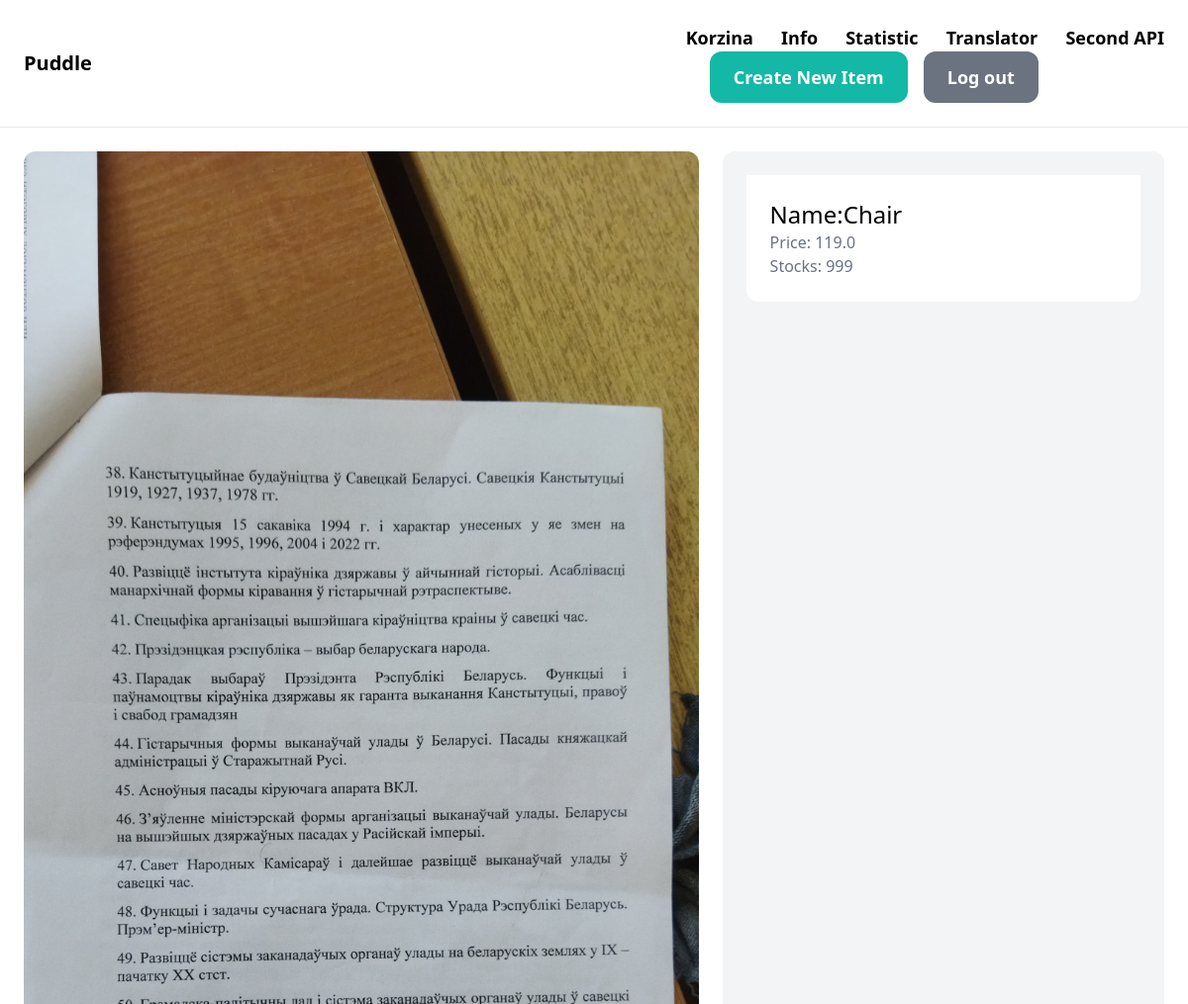
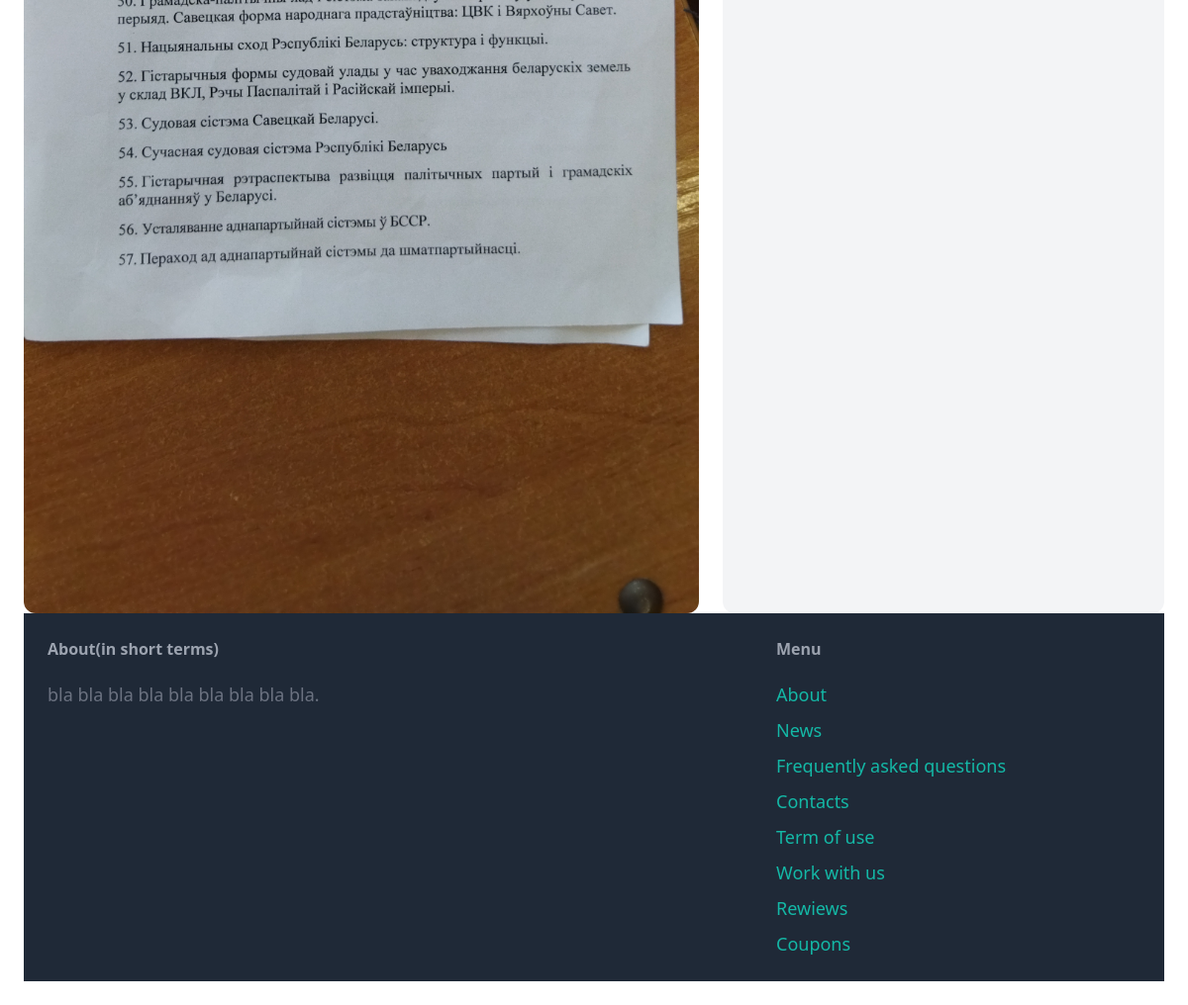
The page /create/1/ (signed in) on the database its author committed (2 pictures, top to bottom).
### toys/models.py (models this page shows, shortened)
class Product(models.Model):
    id = models.AutoField(primary_key=True)
    name=models.CharField(max_length=200)
    product_code = models.CharField(max_length=50)
    price=models.FloatField(null=False, blank=False)
    image=models.ImageField(upload_to='product_images/',blank=True,null=True,default='product_images/FCxARCPWYAEi9ux.jpg')
    status=models.CharField(max_length=100)
    product_type_id = models.ForeignKey(ProductType, on_delete=models.CASCADE)
    amount=models.IntegerField(null=True)

### toys/views.py (the view)
# urls.py: path('create/<int:id>/',create_toy_detail,name='create_toy_detail'),
def create_toy_detail(request, id):
    toy=get_object_or_404(Product,pk=id)
    return render(request, 'toys/toys_detail.html',{'toy':toy,'request':request})

### toys/templates/toys/toys_detail.html (shortened to what this page needs)
{% extends 'core/base.html' %}
{% block content %}
<div class="grid grid-cols-5 gap-6">
    <div class="col-span-3">
        <img src="{{ toy.image.url }}" class="rounded-xl">
    </div>
    <div class="col-span-2 p-6 bg-gray-100 rounded-xl">
        <div class="p-6 bg-white rounded-b-xl">
                            <h2 class="text-2xl">Name:{{ toy.name }}</h2>
                            <p class="text-gray-500">Price: {{ toy.price }}</p>
                            <p class="text-gray-500">Stocks: {{ toy.amount }}</p>
        </div>
    </div>
{% endblock %}

### rows shown on the page
Product: image (picture), name "Chair", price "119.0", amount "999"
